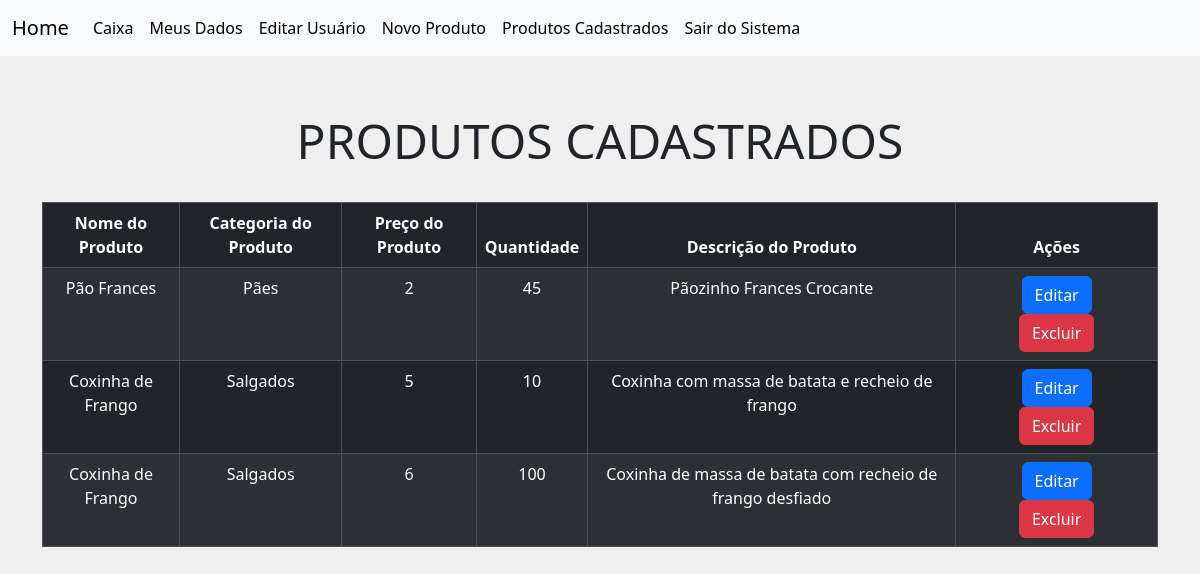
The page /produtos (signed in) on the database as committed earlier.
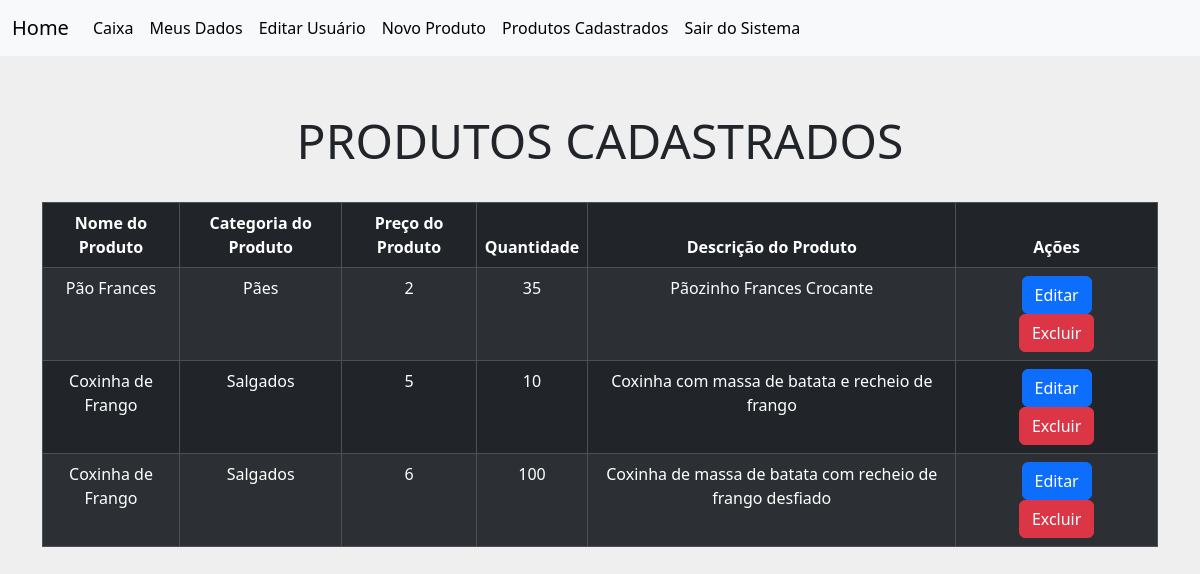
The same page on the database as committed later.
### models/modelos.py (models this page shows, shortened)
class Produtos(db.Model):
    id = db.Column(db.Integer, primary_key=True)
    nome = db.Column(db.String(60), nullable=False)
    categoria = db.Column(db.String(50), nullable=False)
    preco = db.Column(db.Integer, nullable=False)
    quantidade = db.Column(db.Integer, nullable=False)
    descricao = db.Column(db.String(200), nullable=False)

### views.py (the view)
@app.route('/produtos')
@login_required
def produtos():
    lista = Produtos.query.order_by(Produtos.id)
    return render_template('lista_produtos.html',produtos= lista)

### models/modelos.py (called while the page is built)
@login_manager.user_loader
def get_user(user_id):
    return Usuarios.query.filter_by(id=user_id).first()

### templates/lista_produtos.html (shortened to what this page needs)
{% extends 'bases/base_logado.html' %}
{% block customCSS %}
<link rel="stylesheet" href="{{ url_for('static', filename='css/style_lista.css')}}">
{% endblock %}
{% block content %}
    <div class="container">
        <div class="page-header pai__tit">
            <h3 class="tit__principal">PRODUTOS CADASTRADOS</h3>
        </div>
        <table class="table table-dark table-striped table-responsive table-bordered tabela ">
            <thead class="thead-default">
                <tr>
                    <th>Nome do Produto</th>
                    <th>Categoria do Produto</th>
                    <th>Preço do Produto</th>
                    <th>Quantidade</th>
                    <th>Descrição do Produto</th>
                    <th>Ações</th>
                </tr>
            </thead>
            <tbody>
                {% for produto in produtos %}
                    <tr>
                        <td>{{produto.nome}}</td>
                        <td>{{produto.categoria}}</td>
                        <td>{{produto.preco}}</td>
                        <td>{{produto.quantidade}}</td>
                        <td>{{produto.descricao}}</td>
                        <td>
                            <a class="btn btn-primary bts"  href="{{ url_for('editar_produtos', id=current_user.id) }}">Editar</a>
                            <a class="btn btn-danger bts" href="{{ url_for('deletar_produto', id=current_user.id) }}">Excluir</a>
                        </td>
                    </tr>
                {% endfor %}
            </tbody>
        </table>
    </div>
{% endblock %}

### templates/bases/base_logado.html (shortened to what this page needs)
<!DOCTYPE html>
<html lang="pt-br">
<head>
    <link href="https://cdn.jsdelivr.net/npm/bootstrap@5.3.2/dist/css/bootstrap.min.css" rel="stylesheet">
    {% block customCSS %}
    {% endblock %}
</head>
<body>
    <header>
        <nav class="navbar navbar-expand-lg navbar-light bg-light">
            <div class="container-fluid">
              <a class="navbar-brand" href="{{ url_for('menu', id=current_user.id) }}">Home</a>
              <div class="collapse navbar-collapse" id="navbarNav">
                <ul class="navbar-nav">
                  <li class="nav-item">
                    <a class="nav-link active" aria-current="page" href="{{url_for('vender_produto')}}">Caixa</a>
                  </li>
                  <li class="nav-item">
                    <a class="nav-link active" aria-current="page" href="{{url_for('dados_usuario', id=current_user.id)}}">Meus Dados</a>
                  </li>
                  <li class="nav-item">
                    <a class="nav-link text-black" href="{{url_for('editar_usuario', id=current_user.id)}}">Editar Usuário</a>
                  </li>
                  <li class="nav-item">
                    <a class="nav-link text-black" href="{{url_for('cadastro_produto')}}" tabindex="-1">Novo Produto</a>
                  </li>
                  <li class="nav-item">
                    <a class="nav-link text-black" href="{{url_for('produtos')}}" tabindex="-1">Produtos Cadastrados</a>
                  </li>
                  <li class="nav-item">
                    <a class="nav-link text-black" href="{{url_for('logout')}}">Sair do Sistema</a>
                  </li>
                </ul>
              </div>
            </div>
          </nav>
    </header>
    {% block content %}
    {% endblock %}
</body>
</html>

### static/css/style_lista.css (style rules this page uses)
:root { --cor-principal: #efefef; --cor-secundaria: #6B6FDE; --cor-preta: #000000; --fonte-principal: 'Montserrat', sans-serif; }
* { margin: 0; padding: 0; box-sizing: border-box; }
body { background-color: var(--cor-principal); }
.tabela { text-align: center; }
.pai__tit { display: flex; justify-content: center; padding: 2.5em 0 1.5em 0; }
.tit__principal { font-size: 48px; font-weight: 500; }
.bts { margin: 0 1em; }

Rows that differ between the two databases and show on the page:
changed Produtos "Pão Frances": quantidade "45" → "35"
